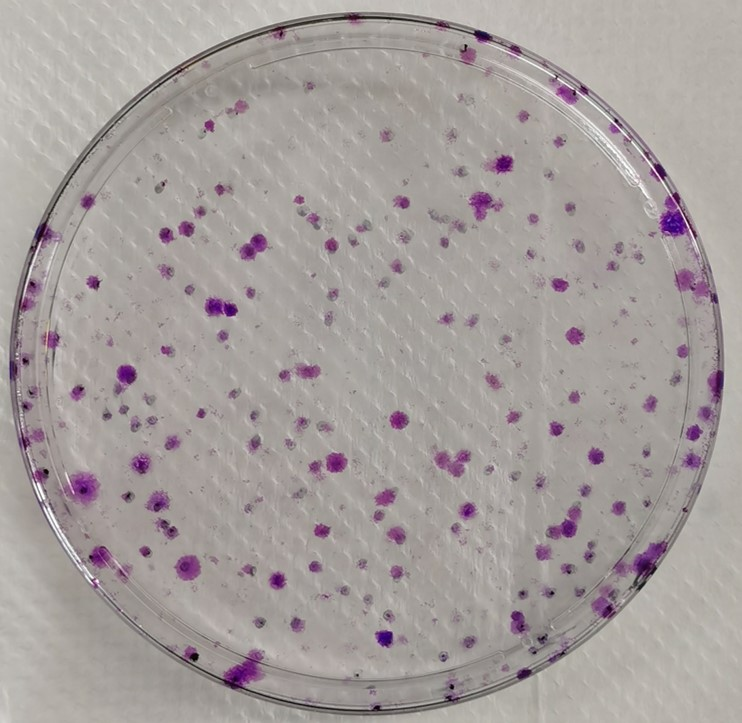
#> input picture Img_process_kit/imgs/187.jpg, 742 x 723 px
$ python -i hsv_agent.py   (imports and definitions only)
#> lines starting #> are read from the running program, lines starting #| are printed output that depends on the picture; after the words box and inside, x2 and y2 are one past the last pixel; in counts of white or black regions, pixels touching at a corner belong together
### cell_count_utils.py
import cv2
import matplotlib.pyplot as plt
import numpy as np
import seaborn as sns


def plt_show(img, figsize=(24, 6), gray=True):
    """默认画灰度图"""
    plt.figure(figsize=figsize)
    plt.grid(False)
    if gray:
        plt.imshow(img, 'gray')
    else:
        plt.imshow(img)
    plt.show()
    pass


# [10 lines left out: function plt_show_, not called in this run]


def prt(*args):
    # print(*args)
    pass


class SegCircle:
    """找出图片中的培养皿并擦除其他部分"""

    # [108 lines left out: functions __call__, _seg_circle, detect_circle, dis_map, resize, count_metric and 3 more, not called in this run]

### hsv_agent.py
"""
# -*- coding: utf-8 -*-
# CreateBy: liaorongfan
# CreateAT: 2020/9/15
"""

import cv2
import numpy as np
import matplotlib.pyplot as plt
from cell_count_utils import plt_show, prt


class HsvImgCntAgentAlt:

    default_config = {
        "hsv_low": [100, 20, 50],
        "hsv_up": [200, 250, 150],
        "initial_filtered_cnts_area": 15,  # 这个值在10 或 20 没有关系  这个参数用于在第一步中过滤杂质 不用于颜色轮廓过滤
        "count_mean_area": 1400
    }  # 这是一个全局的信息，hsv_low - hsv_up

    def __init__(self, img, config=None):
        """
        初始化时拿到用默认阈值分割的轮廓
        :param img: rgb格式图像
        """
        self.img = img
        if config is not None:
            self.config = config
        self.config = self.default_config
        self.cnts = self._initial_process(self.config)  # 初始化时都自动调用默认参数

        self.draw_index()  # 在图上显示轮廓的索引 test used

    def _initial_process(self, config):
        """处理流程
        1)颜色分割 --> 2）轮廓过滤
        """
        mask = self._get_mask_hsv_range(self.img, low=config["hsv_low"], up=config["hsv_up"])
        plt_show(mask, figsize=(15, 15))  # test used

        contours, _ = cv2.findContours(  # 拿到轮廓 contours:list[ndarray]
            mask, cv2.RETR_EXTERNAL, cv2.CHAIN_APPROX_NONE)
        prt("初始HSV阈值检测颜色轮廓个数：", len(contours))
        prt("initial_filtered_cnts_area", config["initial_filtered_cnts_area"])
        selected_cnts = self.filter_cnts(contours, min_area=config["initial_filtered_cnts_area"])  # 初步过滤掉一些轮廓
        prt("初步过滤后的颜色轮廓个数：", len(selected_cnts))

        return selected_cnts

    @staticmethod
    def _get_mask_hsv_range(img, low, up):
        """这里返回的轮廓是后续群落计数的基础
        直接返回过滤后的全图轮廓
        """
        # 1 颜色转换
        img_hsv = cv2.cvtColor(img, cv2.COLOR_RGB2HSV)
        # 2 阈值过滤 选出轮廓
        hsv_low = np.array(low)
        hsv_high = np.array(up)
        mask = cv2.inRange(img_hsv, hsv_low, hsv_high)
        # 3 膨胀处理二值轮廓掩膜  这一步的处理 抑制了培养皿边缘的噪音
        kernel = np.ones((3, 3), np.uint8)
        mask_dilate = cv2.dilate(mask, kernel, iterations=1)
        # 4 返回过滤后的二值轮廓图像
        return mask_dilate

    # [54 lines left out: functions adjust_hsv_threshold, adjust_hsv_config, not called in this run]

    @staticmethod
    def filter_cnts(contours, min_area=20):
        """初步过滤掉一些噪音轮廓
        这里可以进一步添加规则 得到较优质的轮廓
        """
        filtered_cnts = []
        for cnt in contours:
            cnt_area = cv2.contourArea(cnt)
            if cnt_area > min_area:
                filtered_cnts.append(cnt)

        return filtered_cnts

    # [11 lines left out: function img_field_select, not called in this run]

    def draw_index(self):
        """画出轮廓的索引便于逐个分析轮廓"""
        img_draw_temp = self.img.copy()  # 将轮廓画在图像的副本上，并显示图像的副本，不影响原图self.img。
        cv2.drawContours(img_draw_temp, self.cnts, -1, (255, 255, 0), 1)
        for idx, cnt in enumerate(self.cnts):  # 这里索引的顺序是self.cnts的顺序
            try:
                cv2.drawContours(img_draw_temp, cnt, -1, (255, 255, 0), 1)
                M = cv2.moments(cnt)
                cx = int(M['m10'] / M['m00'])
                cy = int(M['m01'] / M['m00'])
                cv2.circle(img_draw_temp, (cx, cy), 2, (0, 255, 0), 1)
                cv2.putText(img_draw_temp,
                            str(idx),
                            (cx + 5, cy + 5),
                            cv2.FONT_HERSHEY_COMPLEX_SMALL,
                            0.8, (0, 255, 255), 1)
            except Exception:
                print("missing %d" % idx)
        plt_show(img_draw_temp, figsize=(15, 15))

    # [82 lines left out: functions adjust_hsv_, adjust_hsv_threshold_, not called in this run]


class HsvImgCntAgent:
    default_config = {
        "hsv_low": [100, 20, 50],
        "hsv_up": [200, 250, 200],  # cells2 ：v 用200， cells1: v用150
        "initial_filtered_cnts_area": 10,  # 这个参数用于在第一步中过滤杂质 不用于颜色轮廓过滤
        "count_mean_area": 1400
    }  # 这是一个全局的信息，hsv_low - hsv_up

    # [264 lines left out: functions __init__, _initial_process, _get_mask_hsv_range, adjust_hsv_threshold, adjust_hsv_config, filter_cnts and 5 more, not called in this run]

>>> import cv2
>>> picture = cv2.cvtColor(cv2.imread('Img_process_kit/imgs/187.jpg'), cv2.COLOR_BGR2RGB)
>>> result = HsvImgCntAgentAlt(picture).draw_index()
#> in _get_mask_hsv_range, `img_hsv = cv2.cvtColor(img, cv2.COLOR_RGB2HSV)`: img_hsv: shape (723, 742, 3); mean H, S, V 31.9, 19.5, 165.7
#> in _get_mask_hsv_range, `mask = cv2.inRange(img_hsv, hsv_low, hsv_high)`:
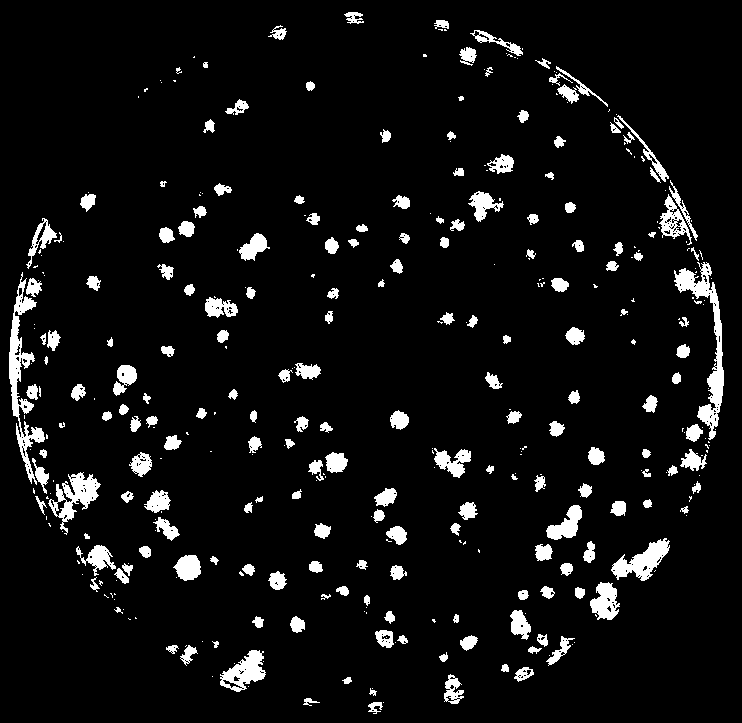
#> mask: shape (723, 742); 6.5% white; 369 white regions (175 under 20 px), largest, box (x1, y1, x2, y2) and area: (674, 262, 724, 440) 2148, (9, 272, 45, 485) 2067, (48, 472, 101, 535) 1219
#> in _get_mask_hsv_range, `mask_dilate = cv2.dilate(mask, kernel, iterations=1)`:
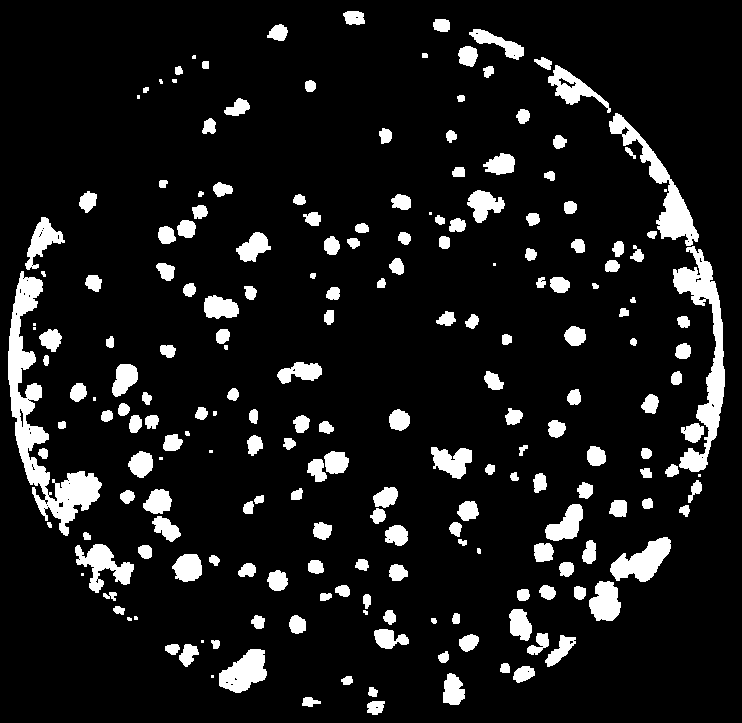
#> mask_dilate: shape (723, 742); 10.1% white; 209 white regions (21 under 20 px)
#> in _initial_process, `contours, _ = cv2.findContours(`: contours = 209 contours, 28 with area under 20; largest, box (x1, y1, x2, y2) and area: (8, 271, 102, 536) 5589, (673, 246, 725, 472) 3474, (609, 113, 699, 246) 2364, (610, 537, 671, 582) 1369, (219, 649, 267, 693) 1266
#> the loop in filter_cnts, `for cnt in contours:` made 209 passes
#> cnt_area on passes 1 to 3: 171, 99.5, 60
#> after the loop in filter_cnts, `for cnt in contours:`: filtered_cnts = 185 contours, 4 with area under 20; largest, box (x1, y1, x2, y2) and area: (8, 271, 102, 536) 5589, (673, 246, 725, 472) 3474, (609, 113, 699, 246) 2364, (610, 537, 671, 582) 1369, (219, 649, 267, 693) 1266
#> in _initial_process, `selected_cnts = self.filter_cnts(contours, min_area=config["initial_fi..`: selected_cnts has the same summary as filtered_cnts in filter_cnts
#> in __init__, `self.cnts = self._initial_process(self.config)`: self.cnts has the same summary as filtered_cnts in filter_cnts
#> in draw_index, `cv2.drawContours(img_draw_temp, self.cnts, -1, (255, 255, 0), 1)`:
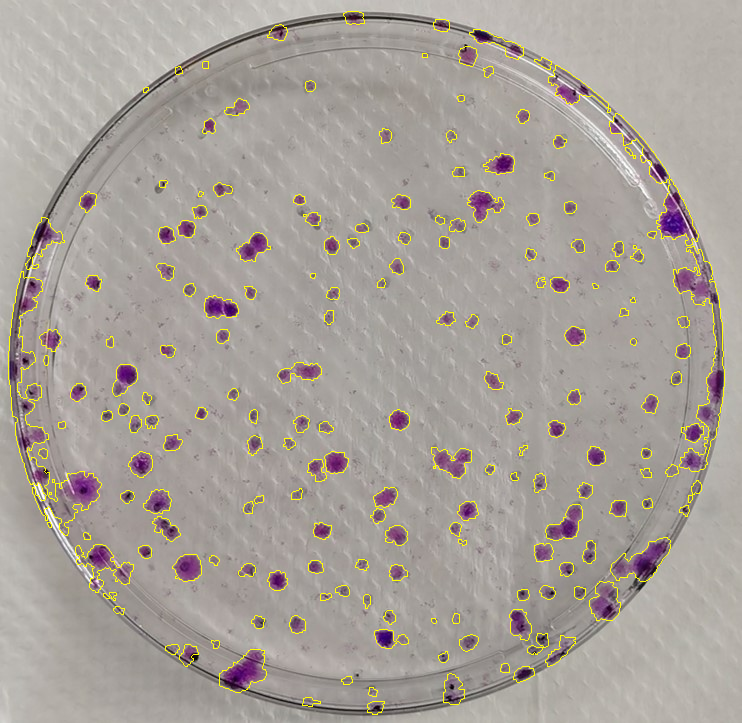
#> img_draw_temp: shape (723, 742, 3); mean R, G, B 167.6, 160.3, 153.3
#> the loop in draw_index, `for idx, cnt in enumerate(self.cnts):` made 185 passes
#> (cx, cy) on passes 1 to 3: (375, 706), (309, 701), (372, 691)
#> after the loop in draw_index, `for idx, cnt in enumerate(self.cnts):`:
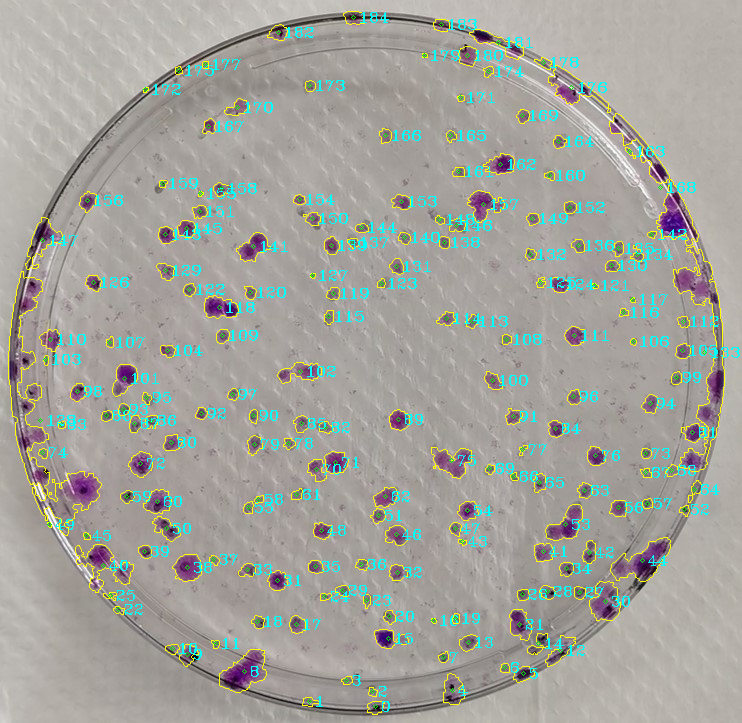
#> img_draw_temp: shape (723, 742, 3); 3.11% of pixels changed, all inside (x1, y1, x2, y2) = (38, 12, 740, 712)
#> the loop in draw_index (call 2), `for idx, cnt in enumerate(self.cnts):` made 185 passes

$ run again, on Img_process_kit/imgs/1.png
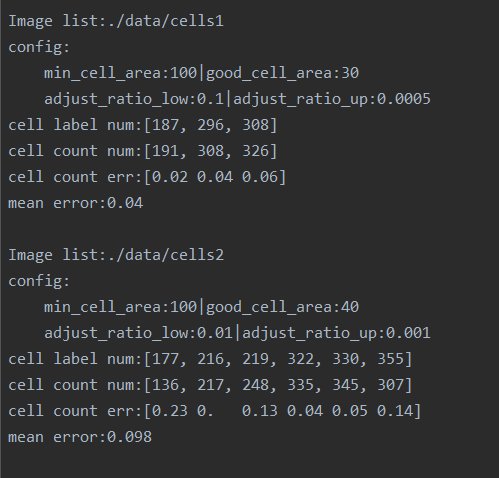
#> input picture Img_process_kit/imgs/1.png, 499 x 478 px
#> img_hsv: shape (478, 499, 3); mean H, S, V 5.8, 8.1, 51.9
#> in _get_mask_hsv_range, `mask = cv2.inRange(img_hsv, hsv_low, hsv_high)`:
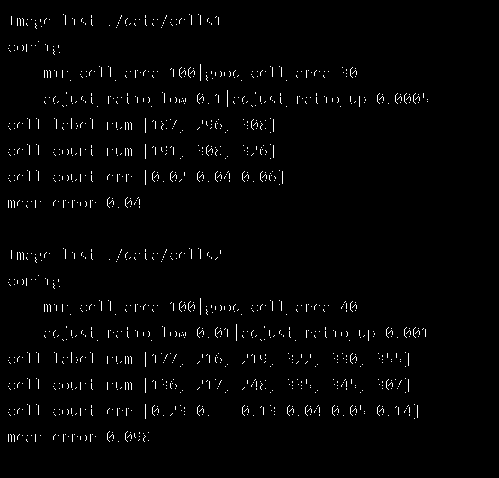
#> mask: shape (478, 499); 1.7% white in thin lines or dots, all inside (x1, y1, x2, y2) = (8, 14, 428, 442)
#> mask_dilate: shape (478, 499); 8.1% white; 522 white regions (211 under 20 px)
#> contours = 522 contours, 271 with area under 20; largest, box (x1, y1, x2, y2) and area: (394, 92, 421, 105) 255, (403, 326, 427, 339) 196, (178, 300, 196, 313) 168, (178, 66, 196, 79) 168, (259, 170, 277, 183) 134
#> the loop in filter_cnts, `for cnt in contours:` made 522 passes
#> cnt_area on passes 8 to 10: 27.5, 40, 27.5
#> after the loop in filter_cnts, `for cnt in contours:`: filtered_cnts = 299 contours, 48 with area under 20; largest, box (x1, y1, x2, y2) and area: (394, 92, 421, 105) 255, (403, 326, 427, 339) 196, (178, 300, 196, 313) 168, (178, 66, 196, 79) 168, (259, 170, 277, 183) 134
#> selected_cnts has the same summary as filtered_cnts in filter_cnts
#> self.cnts has the same summary as filtered_cnts in filter_cnts
#> the loop in draw_index, `for idx, cnt in enumerate(self.cnts):` made 299 passes
#> (cx, cy) on passes 1 to 3: (85, 437), (91, 436), (75, 436)
#> after the loop in draw_index, `for idx, cnt in enumerate(self.cnts):`:
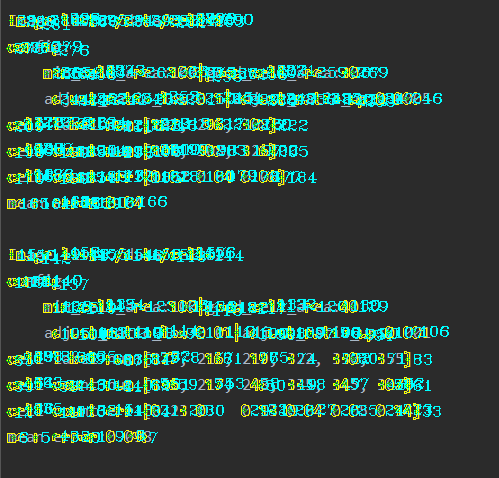
#> img_draw_temp: shape (478, 499, 3); mean R, G, B 46.8, 72.8, 64.3
#> the loop in draw_index (call 2), `for idx, cnt in enumerate(self.cnts):` made 299 passes
